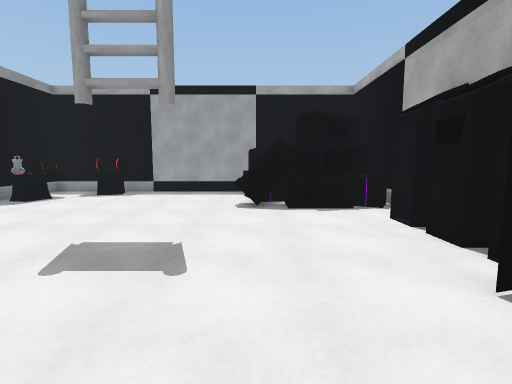
view 1 (above)

12 first-person views from a walk through a scene from a Unity 3-D project. The camera is 1.4 m above the floor, tilts 6° down and sees 85° across. The floor is counted in squares, 1 m on a side. Each view is taken from the middle of a square. On the plan, view 1 faces up. The plan holds only what a view shows up to about 14 squares ahead; the rest is blank. The place goes on beyond the plan. The player character is not drawn. Door leaves are left out, so doorways stand open.

view 2
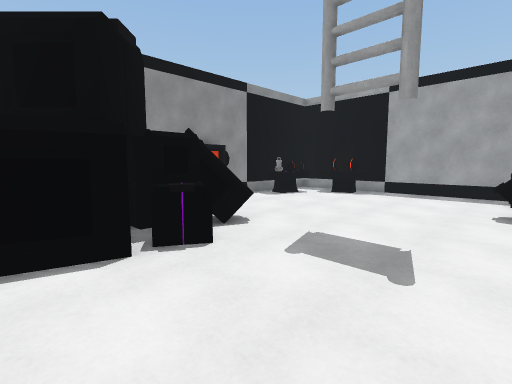

view 3
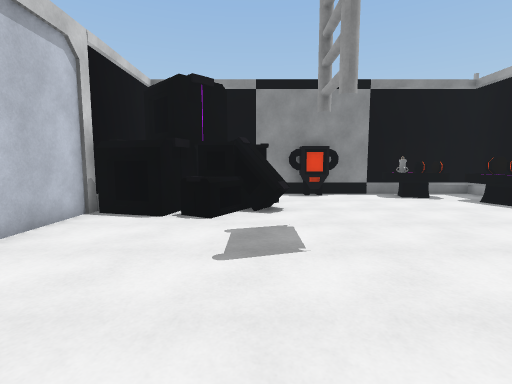

view 4
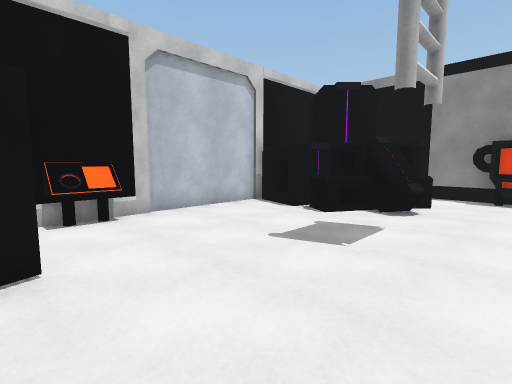

view 5
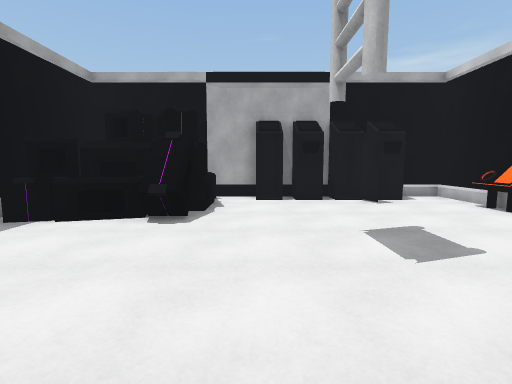

view 6
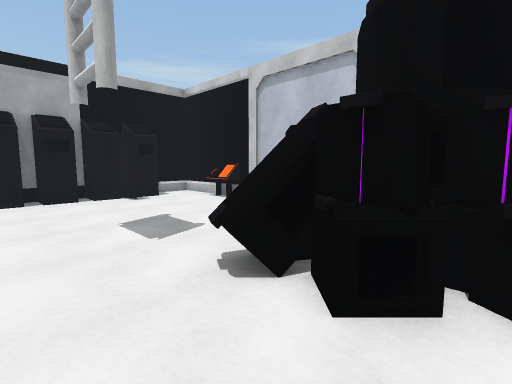

view 7
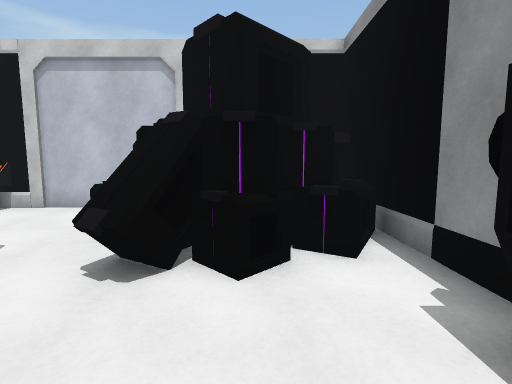

view 8
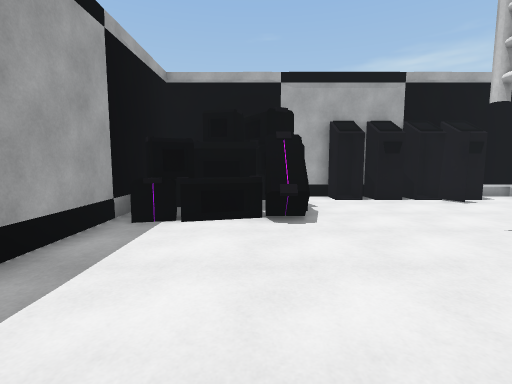

view 9
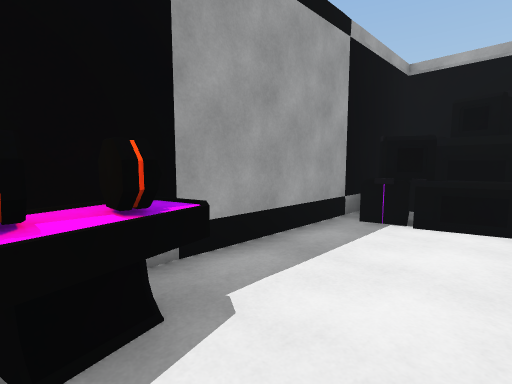

view 10
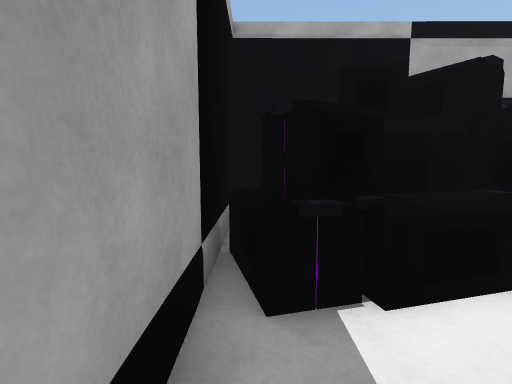

view 11
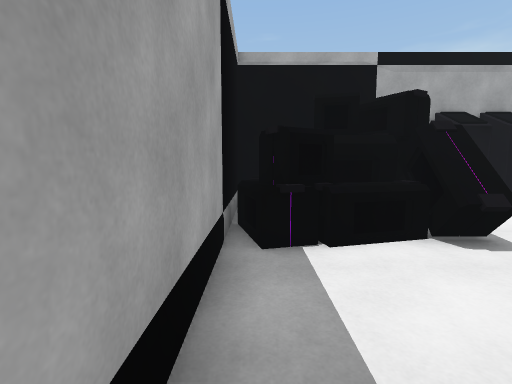

view 12
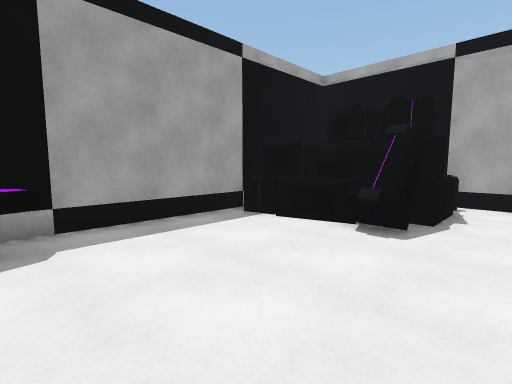

### Floor plan
Key: @ floor where view 1 was taken; # wall or solid block; . floor; T table; L locker; O other object.
Columns run from 10 left of view 1 to 5 right of it. Each row starts with its distance up from view 1.
 14 ################
 13 #.TOO.....OOOO #
 12 #TTOO.....OOO  #
 11 #OO.......OOOO #
 10 #TT.......OOOOO#
  9 #.........OOOOO#
  8 #..............#
  7 #O............##
  6 #O............L#
  5 #...OO........L#
  4 #.OOOO........##
  3 #OOOOOO......LL#
  2 #OOOOO........L#
  1 #O OOOO........#
  0    OOO....@....#
 -1      ###########

Where each view was taken, in squares from view 1:
view 1: 0 up, 0 right, facing up
view 2: 0 up, 0 right, facing up-left
view 3: 4 up, 3 right, facing left
view 4: 7 up, 3 right, facing down-left
view 5: 7 up, 7 left, facing right
view 6: 7 up, 8 left, facing down-right
view 7: 8 up, 7 left, facing down
view 8: 10 up, 7 left, facing right
view 9: 10 up, 7 left, facing up-right
view 10: 13 up, 3 left, facing right
view 11: 13 up, 5 left, facing right
view 12: 7 up, 6 left, facing up-right
